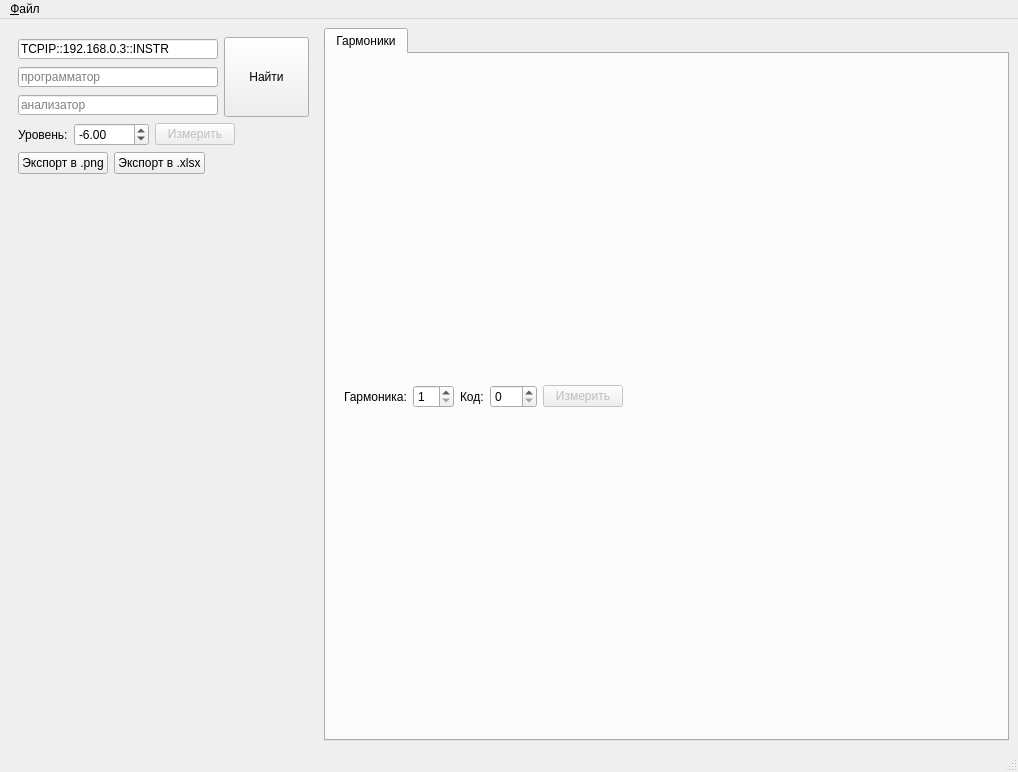
<?xml version="1.0" encoding="UTF-8"?>
<ui version="4.0">
 <class>MainWindow</class>
 <widget class="QMainWindow" name="MainWindow">
  <property name="geometry">
   <rect>
    <x>0</x>
    <y>0</y>
    <width>1018</width>
    <height>772</height>
   </rect>
  </property>
  <property name="windowTitle">
   <string>Измерения параметров ФНЧ</string>
  </property>
  <widget class="QWidget" name="centralwidget">
   <layout class="QHBoxLayout" name="horizontalLayout_5">
    <item>
     <layout class="QVBoxLayout" name="verticalLayout_3">
      <item>
       <widget class="QWidget" name="widgetFindInstr" native="true">
        <property name="sizePolicy">
         <sizepolicy hsizetype="Fixed" vsizetype="Minimum">
          <horstretch>0</horstretch>
          <verstretch>0</verstretch>
         </sizepolicy>
        </property>
        <property name="maximumSize">
         <size>
          <width>320</width>
          <height>16777215</height>
         </size>
        </property>
        <layout class="QVBoxLayout" name="verticalLayout_2">
         <item>
          <layout class="QHBoxLayout" name="horizontalLayout_2">
           <item>
            <layout class="QVBoxLayout" name="verticalLayout">
             <property name="sizeConstraint">
              <enum>QLayout::SetMinimumSize</enum>
             </property>
             <item>
              <widget class="QLineEdit" name="editAnalyzerAddr">
               <property name="minimumSize">
                <size>
                 <width>200</width>
                 <height>20</height>
                </size>
               </property>
               <property name="maximumSize">
                <size>
                 <width>200</width>
                 <height>20</height>
                </size>
               </property>
               <property name="text">
                <string>TCPIP::192.168.0.3::INSTR</string>
               </property>
               <property name="placeholderText">
                <string>адрес анализатора...</string>
               </property>
              </widget>
             </item>
             <item>
              <widget class="QLineEdit" name="editArduino">
               <property name="sizePolicy">
                <sizepolicy hsizetype="Fixed" vsizetype="Fixed">
                 <horstretch>0</horstretch>
                 <verstretch>0</verstretch>
                </sizepolicy>
               </property>
               <property name="minimumSize">
                <size>
                 <width>200</width>
                 <height>20</height>
                </size>
               </property>
               <property name="maximumSize">
                <size>
                 <width>200</width>
                 <height>20</height>
                </size>
               </property>
               <property name="readOnly">
                <bool>true</bool>
               </property>
               <property name="placeholderText">
                <string>программатор</string>
               </property>
              </widget>
             </item>
             <item>
              <widget class="QLineEdit" name="editAnalyzer">
               <property name="sizePolicy">
                <sizepolicy hsizetype="Fixed" vsizetype="Fixed">
                 <horstretch>0</horstretch>
                 <verstretch>0</verstretch>
                </sizepolicy>
               </property>
               <property name="minimumSize">
                <size>
                 <width>200</width>
                 <height>20</height>
                </size>
               </property>
               <property name="maximumSize">
                <size>
                 <width>200</width>
                 <height>20</height>
                </size>
               </property>
               <property name="readOnly">
                <bool>true</bool>
               </property>
               <property name="placeholderText">
                <string>анализатор</string>
               </property>
              </widget>
             </item>
            </layout>
           </item>
           <item>
            <widget class="QPushButton" name="btnFindInstr">
             <property name="sizePolicy">
              <sizepolicy hsizetype="Fixed" vsizetype="Fixed">
               <horstretch>0</horstretch>
               <verstretch>0</verstretch>
              </sizepolicy>
             </property>
             <property name="minimumSize">
              <size>
               <width>85</width>
               <height>80</height>
              </size>
             </property>
             <property name="text">
              <string>Найти</string>
             </property>
            </widget>
           </item>
          </layout>
         </item>
         <item>
          <layout class="QHBoxLayout" name="horizontalLayout_3">
           <item>
            <widget class="QLabel" name="lblCutoffMagnitude">
             <property name="text">
              <string>Уровень:</string>
             </property>
            </widget>
           </item>
           <item>
            <widget class="QDoubleSpinBox" name="spinCutoffMagnitude">
             <property name="minimum">
              <double>-1000.000000000000000</double>
             </property>
             <property name="maximum">
              <double>1000.000000000000000</double>
             </property>
             <property name="value">
              <double>-6.000000000000000</double>
             </property>
            </widget>
           </item>
           <item>
            <widget class="QPushButton" name="btnMeasure">
             <property name="enabled">
              <bool>false</bool>
             </property>
             <property name="text">
              <string>Измерить</string>
             </property>
            </widget>
           </item>
           <item>
            <spacer name="horizontalSpacer">
             <property name="orientation">
              <enum>Qt::Horizontal</enum>
             </property>
             <property name="sizeHint" stdset="0">
              <size>
               <width>40</width>
               <height>20</height>
              </size>
             </property>
            </spacer>
           </item>
          </layout>
         </item>
         <item>
          <layout class="QHBoxLayout" name="horizontalLayout">
           <item>
            <widget class="QPushButton" name="btnExportPng">
             <property name="text">
              <string>Экспорт в .png</string>
             </property>
            </widget>
           </item>
           <item>
            <widget class="QPushButton" name="btnExportExcel">
             <property name="text">
              <string>Экспорт в .xlsx</string>
             </property>
            </widget>
           </item>
           <item>
            <spacer name="horizontalSpacer_2">
             <property name="orientation">
              <enum>Qt::Horizontal</enum>
             </property>
             <property name="sizeHint" stdset="0">
              <size>
               <width>40</width>
               <height>20</height>
              </size>
             </property>
            </spacer>
           </item>
          </layout>
         </item>
        </layout>
       </widget>
      </item>
      <item>
       <spacer name="verticalSpacer">
        <property name="orientation">
         <enum>Qt::Vertical</enum>
        </property>
        <property name="sizeHint" stdset="0">
         <size>
          <width>20</width>
          <height>40</height>
         </size>
        </property>
       </spacer>
      </item>
     </layout>
    </item>
    <item>
     <widget class="QTabWidget" name="tabCharts">
      <property name="currentIndex">
       <number>0</number>
      </property>
      <widget class="QWidget" name="tabHarmonic">
       <attribute name="title">
        <string>Гармоники</string>
       </attribute>
       <layout class="QVBoxLayout" name="layHarmonic">
        <item>
         <widget class="QWidget" name="containerHarmonic" native="true">
          <property name="sizePolicy">
           <sizepolicy hsizetype="Preferred" vsizetype="Fixed">
            <horstretch>0</horstretch>
            <verstretch>0</verstretch>
           </sizepolicy>
          </property>
          <layout class="QVBoxLayout" name="verticalLayout_4">
           <item>
            <layout class="QHBoxLayout" name="codeWidget">
             <item>
              <widget class="QLabel" name="lblHarmonic">
               <property name="text">
                <string>Гармоника:</string>
               </property>
              </widget>
             </item>
             <item>
              <widget class="QSpinBox" name="spinHarmonic">
               <property name="minimum">
                <number>1</number>
               </property>
              </widget>
             </item>
             <item>
              <widget class="QLabel" name="lblCode">
               <property name="text">
                <string>Код:</string>
               </property>
              </widget>
             </item>
             <item>
              <widget class="QSpinBox" name="spinCode">
               <property name="minimum">
                <number>0</number>
               </property>
               <property name="maximum">
                <number>127</number>
               </property>
              </widget>
             </item>
             <item>
              <widget class="QPushButton" name="btnMeasureHarmonic">
               <property name="enabled">
                <bool>false</bool>
               </property>
               <property name="text">
                <string>Измерить</string>
               </property>
              </widget>
             </item>
             <item>
              <spacer name="horizontalSpacer_3">
               <property name="orientation">
                <enum>Qt::Horizontal</enum>
               </property>
               <property name="sizeHint" stdset="0">
                <size>
                 <width>40</width>
                 <height>20</height>
                </size>
               </property>
              </spacer>
             </item>
            </layout>
           </item>
          </layout>
         </widget>
        </item>
       </layout>
      </widget>
     </widget>
    </item>
   </layout>
  </widget>
  <widget class="QMenuBar" name="menubar">
   <property name="geometry">
    <rect>
     <x>0</x>
     <y>0</y>
     <width>1018</width>
     <height>21</height>
    </rect>
   </property>
   <widget class="QMenu" name="menu">
    <property name="title">
     <string>&amp;Файл</string>
    </property>
    <addaction name="actExit"/>
   </widget>
   <addaction name="menu"/>
  </widget>
  <widget class="QStatusBar" name="statusbar"/>
  <action name="actExit">
   <property name="text">
    <string>Выход</string>
   </property>
   <property name="toolTip">
    <string>Выйти из приложения</string>
   </property>
   <property name="statusTip">
    <string>Выйти из приложения</string>
   </property>
  </action>
 </widget>
 <resources/>
 <connections>
  <connection>
   <sender>actExit</sender>
   <signal>triggered()</signal>
   <receiver>MainWindow</receiver>
   <slot>close()</slot>
   <hints>
    <hint type="sourcelabel">
     <x>-1</x>
     <y>-1</y>
    </hint>
    <hint type="destinationlabel">
     <x>361</x>
     <y>238</y>
    </hint>
   </hints>
  </connection>
 </connections>
</ui>
